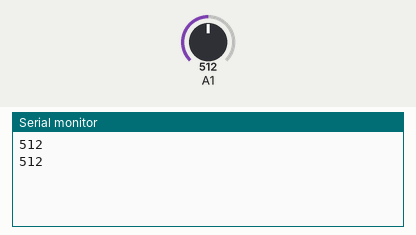
This sketch was run on a simulated Arduino Uno, built with avr-gcc and run on an emulated ATmega328P. Parts: the last lines printed to the serial monitor. Inputs (shaded band) come from the test bench; at power-on: A1 = 512.

Above: at 1.8 s.
1.9 s: A1 set to 716
At 2.8 s:
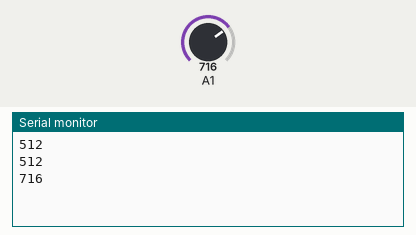
3.4 s: A1 set to 900
At 4.4 s:
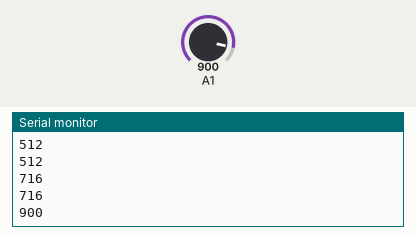
Timing chart, 0 to 6.4 s (numbered marks = the images above; inputs shaded):
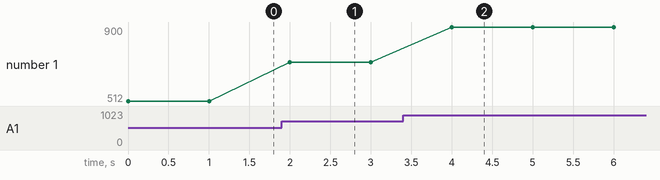

The sketch:

AlcoholSensor.ino
```cpp
void setup()
{
  Serial.begin(9600);
}
void loop()
{
  //Above bottle of whiskey:
  // A: 817 | 774
  // D:  10 | 20

  //In air
  // A: 50
  // D: 888
  const int a = analogRead(A1);
  //const int d = analogRead(A2);
  Serial.println(a);
  //Serial.print(" ");
  //Serial.println(d);
  delay(1000);
}
```

Measured:
- after the input at 1.9 s, the serial monitor: prints a new line after 0.10 s (image 1)
- after the input at 3.4 s, the serial monitor: prints a new line after 0.60 s (image 2)
- plotted number 1: 512 → 716 after the input at 1.9 s, 716 → 900 after the input at 3.4 s
